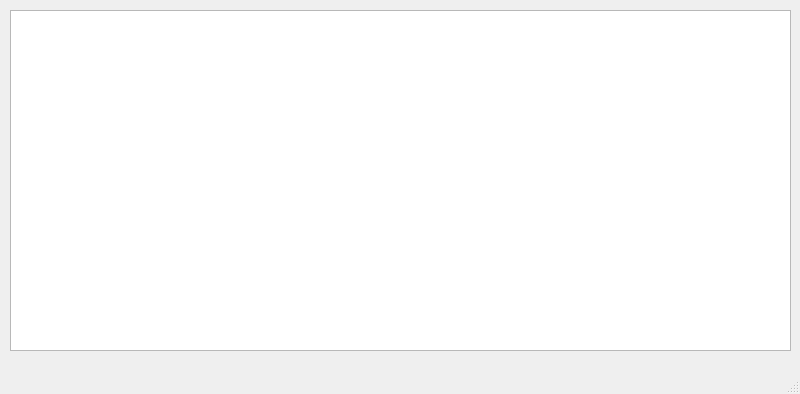
<?xml version="1.0" encoding="UTF-8"?>
<ui version="4.0">
 <class>MainWindow</class>
 <widget class="QMainWindow" name="MainWindow">
  <property name="geometry">
   <rect>
    <x>0</x>
    <y>0</y>
    <width>800</width>
    <height>394</height>
   </rect>
  </property>
  <property name="windowTitle">
   <string>MainWindow</string>
  </property>
  <widget class="QWidget" name="centralwidget">
   <widget class="QTableView" name="tableView">
    <property name="geometry">
     <rect>
      <x>10</x>
      <y>10</y>
      <width>781</width>
      <height>341</height>
     </rect>
    </property>
   </widget>
  </widget>
  <widget class="QMenuBar" name="menubar">
   <property name="geometry">
    <rect>
     <x>0</x>
     <y>0</y>
     <width>800</width>
     <height>22</height>
    </rect>
   </property>
  </widget>
  <widget class="QStatusBar" name="statusbar"/>
 </widget>
 <resources/>
 <connections/>
</ui>
